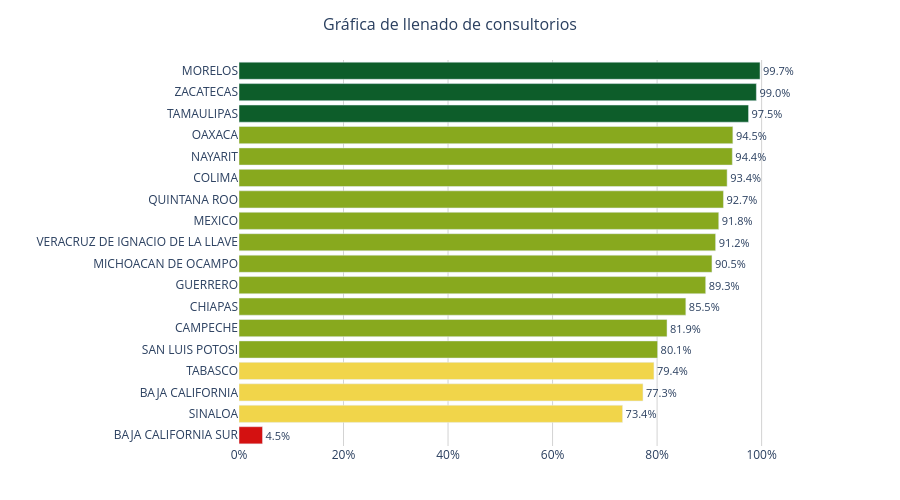

The notebook cell saved with this chart:
### Code cell
import plotly.graph_objects as go

# Ordenar de menor a mayor para efecto cascada
df_plot = tabla_entidades.sort_values("porcentaje", ascending=True)

# Semáforo de colores
colores = [
    "#0D5D2A" if p >= 95 else
    "#88A91E" if p >= 80 else
    "#F1D54A" if p >= 60 else
    "#D41111"
    for p in df_plot["porcentaje"]
]

fig_cascada = go.Figure()

fig_cascada.add_trace(
    go.Bar(
        x=df_plot["porcentaje"],
        y=df_plot["entidad"],
        orientation="h",
        marker=dict(color=colores),
        text=[f"{p:.1f}%" for p in df_plot["porcentaje"]],
        textposition="outside",
        textfont=dict(size=11),
        hovertemplate="<b>%{y}</b><br>Porcentaje: %{x:.1f}%<extra></extra>",
    )
)

fig_cascada.update_layout(
    title=dict(
        text="Gráfica de llenado de consultorios",
        x=0.5,
        font=dict(size=16)
    ),
    xaxis=dict(
        title="",
        range=[0, 115],
        ticksuffix="%",
        showgrid=True,
        gridcolor="lightgrey"
    ),
    yaxis=dict(
        title="",
        automargin=True
    ),
    plot_bgcolor="white",
    height=500,
    margin=dict(l=20, r=60, t=60, b=40)
)

fig_cascada.show()

### Figure 1 — Plotly figure (JSON) as saved in the notebook; plotly's stock layout.template omitted (floating-point values rounded to 4 significant figures)
{"data": [{"hovertemplate": "<b>%{y}</b><br>Porcentaje: %{x:.1f}%<extra></extra>", "marker": {"color": ["#D41111", "#F1D54A", "#F1D54A", "#F1D54A", "#88A91E", "#88A91E", "#88A91E", "#88A91E", "#88A91E", "#88A91E", "#88A91E", "#88A91E", "#88A91E", "#88A91E", "#88A91E", "#0D5D2A", "#0D5D2A", "#0D5D2A"]}, "orientation": "h", "text": ["4.5%", "73.4%", "77.3%", "79.4%", "80.1%", "81.9%", "85.5%", "89.3%", "90.5%", "91.2%", "91.8%", "92.7%", "93.4%", "94.4%", "94.5%", "97.5%", "99.0%", "99.7%"], "textfont": {"size": 11}, "textposition": "outside", "type": "bar", "x": [4.5, 73.4, 77.3, 79.4, 80.1, 81.9, 85.5, 89.3, 90.5, 91.2, 91.8, 92.7, 93.4, 94.4, 94.5, 97.5, 99.0, 99.7], "y": ["BAJA CALIFORNIA SUR", "SINALOA", "BAJA CALIFORNIA", "TABASCO", "SAN LUIS POTOSI", "CAMPECHE", "CHIAPAS", "GUERRERO", "MICHOACAN DE OCAMPO", "VERACRUZ DE IGNACIO DE LA LLAVE", "MEXICO", "QUINTANA ROO", "COLIMA", "NAYARIT", "OAXACA", "TAMAULIPAS", "ZACATECAS", "MORELOS"]}], "layout": {"height": 500, "margin": {"b": 40, "l": 20, "r": 60, "t": 60}, "plot_bgcolor": "white", "title": {"font": {"size": 16}, "text": "Gráfica de llenado de consultorios", "x": 0.5}, "xaxis": {"gridcolor": "lightgrey", "range": [0, 115], "showgrid": true, "ticksuffix": "%", "title": {"text": ""}}, "yaxis": {"automargin": true, "title": {"text": ""}}}}
